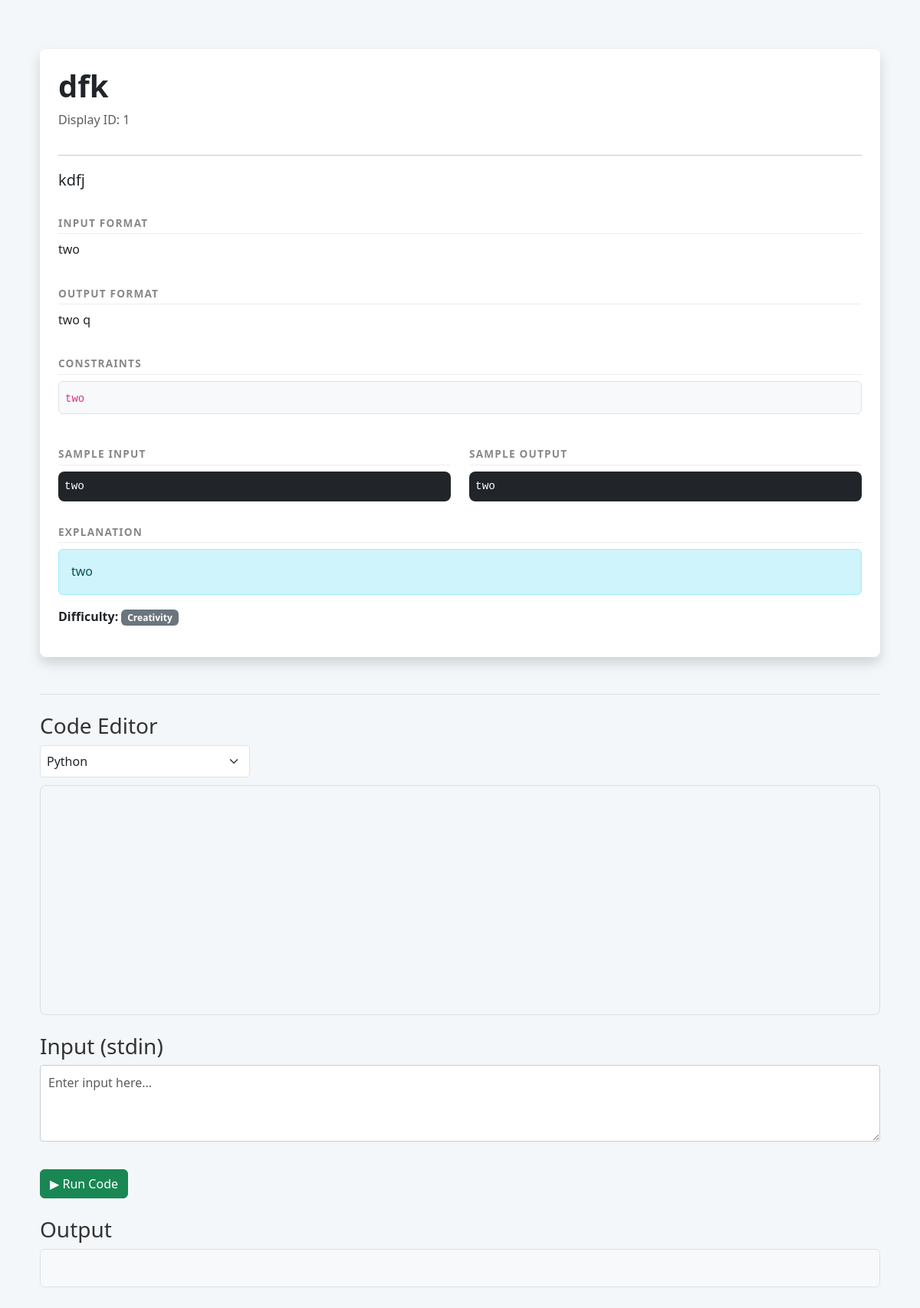
Screenshot of /solve_and_compiler_page/10 with the database file from the repository.
### app.py (models this page shows)
class Question(db.Model):
    id = db.Column(db.Integer, primary_key=True)
    question_id = db.Column(db.String(10))
    title = db.Column(db.String(50))
    description = db.Column(db.Text)
    input_format = db.Column(db.String(100))
    constraints = db.Column(db.String(100))
    output_format = db.Column(db.String(100))
    sample_input = db.Column(db.String(100))
    sample_output = db.Column(db.String(100))
    explanation = db.Column(db.Text)
    difficulty = db.Column(db.String(100))

### app.py (the view)
@app.route('/solve_and_compiler_page/<int:id>')
def solve_and_compiler_page(id) :
    q = Question.query.get_or_404(id)
    return render_template('solve_and_compiler_page.html', q=q)

### templates/solve_and_compiler_page.html (shortened to what this page needs)
<!DOCTYPE html>
<html lang="en">
<head>
    <link href="https://cdn.jsdelivr.net/npm/bootstrap@5.3.2/dist/css/bootstrap.min.css" rel="stylesheet">
    <link rel="stylesheet" href="{{ url_for('static', filename='css/solve_and_compiler_page.css') }}">
</head>
<body>
<div class="container py-4">
    <div class="card shadow p-4">
        <h1 class="fw-bold">{{ q.title }}</h1>
        <p class="text-muted">Display ID: {{ q.question_id }}</p>
        <hr>
        <p class="lead">{{ q.description }}</p>
        <h5 class="label-heading mt-3">Input Format</h5>
        <p>{{ q.input_format }}</p>
        <h5 class="label-heading">Output Format</h5>
        <p>{{ q.output_format }}</p>
        <h5 class="label-heading">Constraints</h5>
        <div class="p-2 bg-light border rounded"><code>{{ q.constraints }}</code></div>
        <div class="row mt-4">
            <div class="col-md-6">
                <h5 class="label-heading">Sample Input</h5>
                <pre class="bg-dark text-white p-2">{{ q.sample_input }}</pre>
            </div>
            <div class="col-md-6">
                <h5 class="label-heading">Sample Output</h5>
                <pre class="bg-dark text-white p-2">{{ q.sample_output }}</pre>
            </div>
        </div>
        {% if q.explanation %}
        <h5 class="label-heading mt-3">Explanation</h5>
        <div class="alert alert-info">{{ q.explanation }}</div>
        {% endif %}
        <p><strong>Difficulty:</strong> <span class="badge bg-secondary">{{ q.difficulty }}</span></p>
    </div>
    <div class="compiler-section mt-5 border-top pt-4">
        <h3>Code Editor</h3>
        <select id="language" class="form-select mb-2 w-25" onchange="changeLang()">
            <option value="python">Python</option>
        </select>
        <div id="editor" style="height: 300px; border: 1px solid #ddd;"></div>
        <h3 class="mt-4">Input (stdin)</h3>
        <textarea id="input" class="form-control" rows="3" placeholder="Enter input here..."></textarea>
        <button class="btn btn-success mt-3" onclick="runCode()">▶ Run Code</button>
        <h3 class="mt-4">Output</h3>
        <pre id="output" class="bg-light p-3 border rounded" style="min-height: 50px;"></pre>
    </div>
</div>
</body>
</html>

### static/css/solve_and_compiler_page.css (style rules this page uses)
body { font-family: 'Segoe UI', Tahoma, Geneva, Verdana, sans-serif; background-color: #f4f7f9; color: #333; line-height: 1.6; padding: 40px; }
.card { background: #fff; border: none; border-radius: 8px; box-shadow: 0 4px 12px rgba(0, 0, 0, 0.1); padding: 40px; margin-bottom: 30px; user-select: none; -webkit-user-select: none; }
.label-heading { font-size: 0.85rem; text-transform: uppercase; color: #888; letter-spacing: 1.2px; font-weight: bold; margin-top: 20px; border-bottom: 1px solid #eee; padding-bottom: 5px; }
pre { background: #2d3436; color: #ffa801; padding: 15px; border-radius: 8px; font-size: 0.9rem; overflow-x: auto; }
#editor { width: 100%; height: 400px; border: 2px solid #444; border-radius: 8px; margin-top: 10px; margin-bottom: 20px; user-select: none !important; -webkit-user-select: none !important; }
#language { padding: 8px; border-radius: 5px; margin-bottom: 10px; }
#input { width: 100%; height: 100px; margin-bottom: 20px; padding: 10px; border-radius: 4px; border: 1px solid #ccc; }
button { background-color: #2ecc71; color: white; padding: 10px 25px; border: none; border-radius: 5px; cursor: pointer; font-weight: bold; }

### rows the page displays
Question: title "dfk", question_id "1", description "kdfj", input_format "two", output_format "two q", constraints "two", sample_input "two", sample_output "two", explanation "two", difficulty "Creativity"
